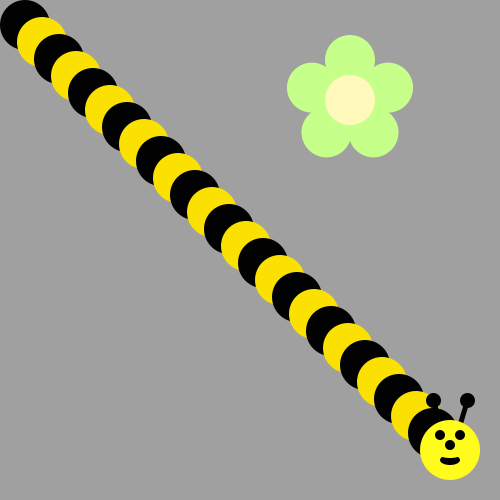
Frame 1 (no input)
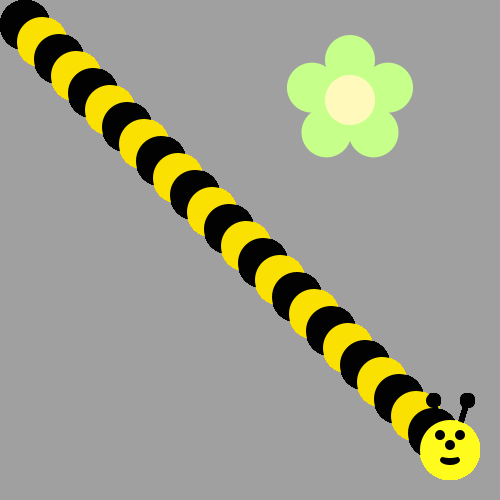
Frame 60 (the mouse pressed at the canvas centre just before this capture)
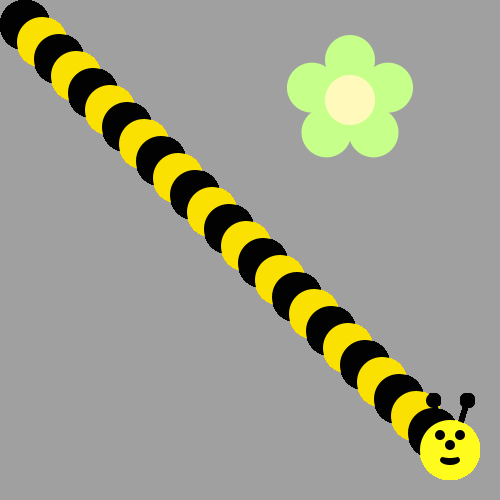
Frame 120 (the mouse held since frame 60 and released just before this capture)

The Processing sketch that drew these frames (run headless with seeded random() and noise(); from frame 60 on, the mouse is pressed at the canvas centre):

// Processing sketch: bumble_bee
// ── bumble_bee.pde

void setup() {
     ellipseMode(CENTER);
     size(500, 500);
     background(160, 160, 160);
     drawFlower(350, 100);
}

void draw() {
  
// First run the program and you should see a flower.  
  
  int x =25;
/* Then, use a loop to make a body for the Bee! 
(see the image on the recipe, it's a diagonal line of circles)
Use modulo to make the colors alternate between yellow and black
*/
for (int i = 0; i<=25; i++){
  if (i % 2 == 0){
   fill(2, 2, 2); 
  }
  ellipse(x, x, 50, 50);
  fill(250, 225, 1);
  x+=17;
}
drawBeeFace(450,450);
/*
Now put his head on using drawBeeFace(x,y)
*/

}

/**************   Use these methods but  DON'T CHANGE THE CODE BELOW  **************/

void drawFlower(int x, int y) {
     noStroke();
     translate(x, y);
     // draw 5 petals, rotating after each one
     fill(#c6ff89);      // green
      for (int i = 0; i < 5; i++) {
           ellipse(0, -40, 50, 50);
          rotate(radians(72));
     }
     fill(#fff9bb); // light yellow
     ellipse(0, 0, 50, 50);
} 
void drawBeeFace(int BeeFaceX, int BeeFaceY) {
     noStroke();
     fill(0, 0, 0);
     stroke(1);
     strokeWeight(5);
     line(BeeFaceX-10, BeeFaceY-27, BeeFaceX-17, BeeFaceY-50);
     line(BeeFaceX+10, BeeFaceY-27, BeeFaceX+17, BeeFaceY-50);
     ellipse(BeeFaceX-17, BeeFaceY-50, 10, 10);
     ellipse(BeeFaceX+17, BeeFaceY-50, 10, 10);
     noStroke();
     fill(255, 251, 28);
     ellipse(BeeFaceX, BeeFaceY, 60, 60); // face
     fill(255, 237, 209);
     fill(0,0,0);
      ellipse(BeeFaceX-10, BeeFaceY-15, 10, 10); // eyes
     ellipse(BeeFaceX+10, BeeFaceY-15, 10, 10);
      ellipse(BeeFaceX, BeeFaceY-5, 10, 10); // nose
      ellipse(BeeFaceX, BeeFaceY+10, 20, 10);// mouth
     fill(255, 251, 28);
     ellipse(BeeFaceX, BeeFaceY+5, 20, 6);
}
